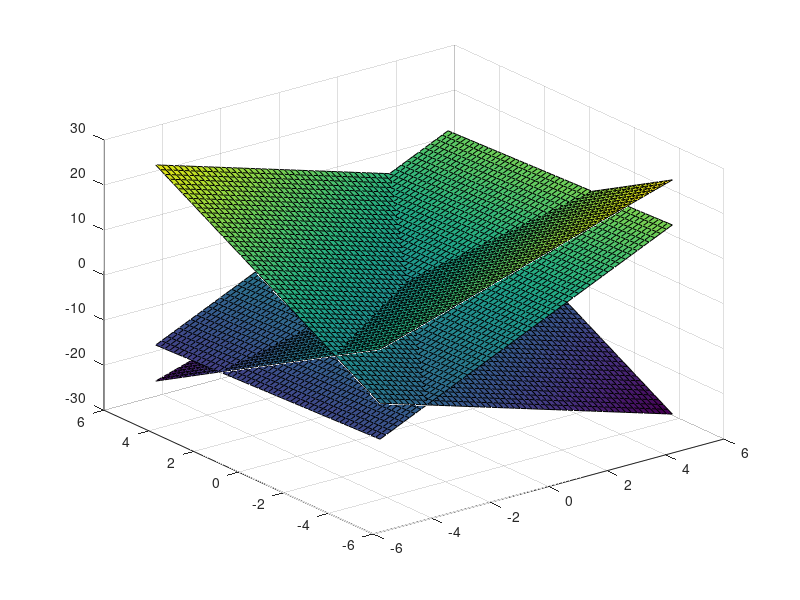

The MATLAB script that drew this image:
%Plot the intersection of three planes.
x=linspace(-5,5,51);
y=linspace(-5,5,51);
[X,Y]=meshgrid(x,y);
%Plane one.
Z=2*X-3*Y+2*ones(size(X));
surf(X,Y,Z);
hold on
%Plane 2
Z=-2*X+3*Y;
surf(X,Y,Z);
%Plane 3
Z=3*X-0.2*Y+ones(size(X));
surf(X,Y,Z);